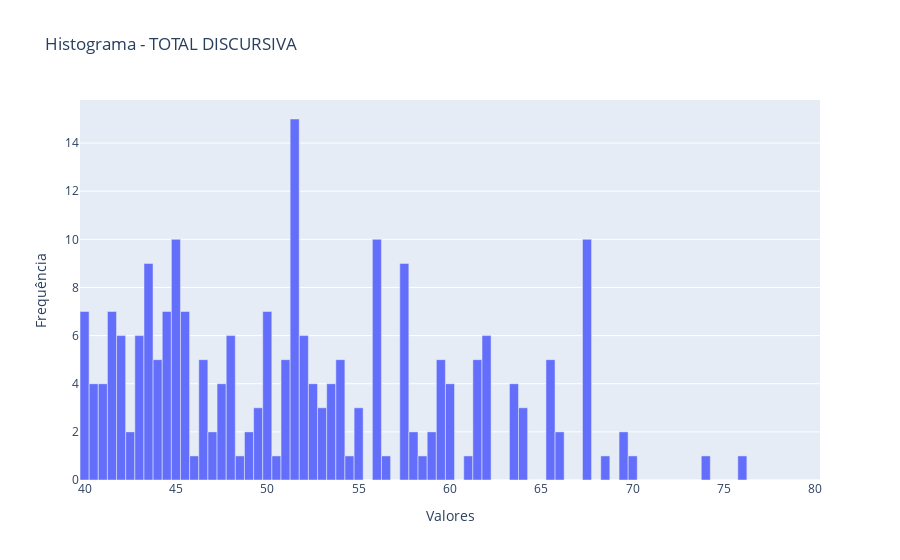

Here is the notebook cell this chart was saved with:
### Code cell
hist, edges = np.histogram(resultado_definitivo_ordenado['TOTAL DISCURSIVA_d'], bins=np.arange(40, 81, 0.5))

# Criar figura
fig = go.Figure(data=[go.Bar(x=edges[:-1], y=hist)])

# Configurar layout
fig.update_layout(
    title='Histograma - TOTAL DISCURSIVA',
    xaxis_title='Valores',
    yaxis_title='Frequência',
    bargap=0.01
)

# Exibir o histograma
fig.show()

### Figure 1 — Plotly figure (JSON) as saved in the notebook; plotly's stock layout.template omitted (floating-point values rounded to 4 significant figures)
{"data": [{"type": "bar", "x": [40, 40.5, 41, 41.5, 42, 42.5, 43, 43.5, 44, 44.5, 45, 45.5, 46, 46.5, 47, 47.5, 48, 48.5, 49, 49.5, 50, 50.5, 51, 51.5, 52, 52.5, 53, 53.5, 54, 54.5, 55, 55.5, 56, 56.5, 57, 57.5, 58, 58.5, 59, 59.5, 60, 60.5, 61, 61.5, 62, 62.5, 63, 63.5, 64, 64.5, 65, 65.5, 66, 66.5, 67, 67.5, 68, 68.5, 69, 69.5, 70, 70.5, 71, 71.5, 72, 72.5, 73, 73.5, 74, 74.5, 75, 75.5, 76, 76.5, 77, 77.5, 78, 78.5, 79, 79.5, 80], "y": [7, 4, 4, 7, 6, 2, 6, 9, 5, 7, 10, 7, 1, 5, 2, 4, 6, 1, 2, 3, 7, 1, 5, 15, 6, 4, 3, 4, 5, 1, 3, 0, 10, 1, 0, 9, 2, 1, 2, 5, 4, 0, 1, 5, 6, 0, 0, 4, 3, 0, 0, 5, 2, 0, 0, 10, 0, 1, 0, 2, 1, 0, 0, 0, 0, 0, 0, 0, 1, 0, 0, 0, 1, 0, 0, 0, 0, 0, 0, 0, 0]}], "layout": {"bargap": 0.01, "title": {"text": "Histograma - TOTAL DISCURSIVA"}, "xaxis": {"title": {"text": "Valores"}}, "yaxis": {"title": {"text": "Frequência"}}}}
